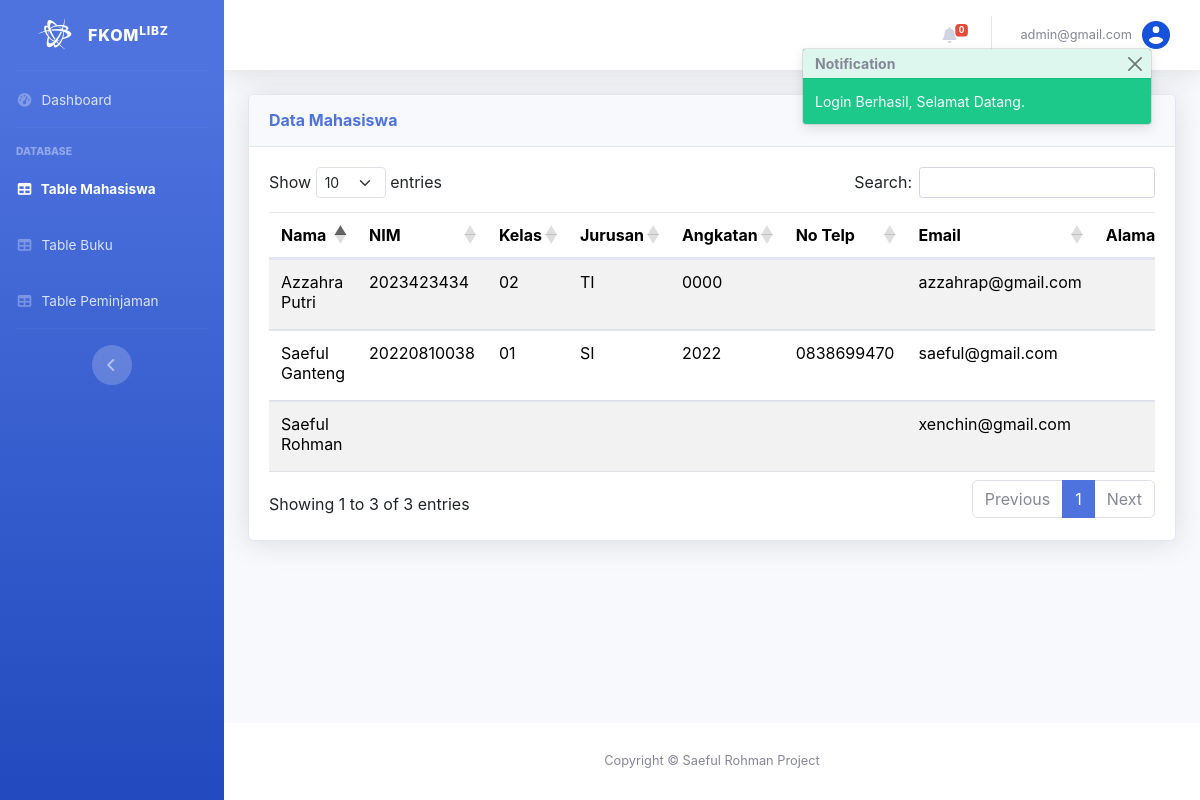
/admin/table_mahasiswa.php (signed in), run on the app's committed database.
### tables this page shows
CREATE TABLE `mahasiswa` (
  `ID_Mahasiswa` int(11) NOT NULL,
  `Nama` varchar(255) NOT NULL,
  `NIM` varchar(15) DEFAULT NULL,
  `Kelas` enum('01','02','03','04','05') DEFAULT NULL,
  `Jurusan` enum('SI','TI','MI','DKV') DEFAULT NULL,
  `TahunAngkatan` year(4) DEFAULT NULL,
  `NoTelp` varchar(20) DEFAULT NULL,
  `email` varchar(20) NOT NULL,
  `password` varchar(255) NOT NULL,
  `Alamat` text DEFAULT NULL
);

### admin/table_mahasiswa.php (the view, shortened to what this page needs)
<?php
require_once '../model/db_connect.php';
$query = "SELECT * FROM mahasiswa";
$result = $conn->query($query);
$query_count_notifications = "SELECT COUNT(*) AS total FROM notifikasi WHERE StatusNotifikasi = 'Belum Dilihat'";
$result_count_notifications = $conn->query($query_count_notifications);
$row_count_notifications = $result_count_notifications->fetch_assoc();
$total_notifications = $row_count_notifications['total'];
include('../assets/view/resources_admin.php');
include('toast.php');
?>
<!DOCTYPE html>
<html lang="en">
<head>
</head>
<body id="page-top">
    <div id="wrapper">
        <ul class="navbar-nav bg-gradient-primary sidebar sidebar-dark accordion" id="accordionSidebar">
            <a class="sidebar-brand d-flex align-items-center justify-content-center" href="index.html">
                <div class="sidebar-brand-icon rotate-n-15">
                    <i class="fa-brands fa-battle-net"></i>
                </div>
                <div class="sidebar-brand-text mx-3">FKOM<sup>Libz</sup></div>
            </a>
            <hr class="sidebar-divider my-0">
            <li class="nav-item">
                <a class="nav-link" href="admin_dashboard.php">
                    <i class="fas fa-fw fa-tachometer-alt"></i>
                    <span>Dashboard</span></a>
            </li>
            <hr class="sidebar-divider">
            <div class="sidebar-heading">
                Database
            </div>
            <li class="nav-item active">
                <a class="nav-link" href="table_mahasiswa.php">
                    <i class="fas fa-fw fa-table"></i>
                    <span>Table Mahasiswa</span></a>
            </li>
            <li class="nav-item">
                <a class="nav-link" href="table_buku.php">
                    <i class="fas fa-fw fa-table"></i>
                    <span>Table Buku</span></a>
            </li>
            <li class="nav-item">
                <a class="nav-link" href="table_peminjaman.php">
                    <i class="fas fa-fw fa-table"></i>
                    <span>Table Peminjaman</span></a>
            </li>
            <hr class="sidebar-divider d-none d-md-block">
            <div class="text-center d-none d-md-inline">
                <button class="rounded-circle border-0" id="sidebarToggle"></button>
            </div>
        </ul>
        <div id="content-wrapper" class="d-flex flex-column">
            <div id="content">
                <nav class="navbar navbar-expand navbar-light bg-white topbar mb-4 static-top shadow">
                    <ul class="navbar-nav ml-auto">
                        <li class="nav-item dropdown no-arrow mx-1">
                            <a class="nav-link dropdown-toggle" href="#" id="alertsDropdown" role="button"
                                data-bs-toggle="modal" data-bs-target="#notifModal">
                                <i class="fas fa-bell fa-fw"></i>
                                <span class="badge badge-danger badge-counter">
                                    <?php echo $total_notifications; ?>
                                </span>
                            </a>
                        </li>
                        <li class="nav-item dropdown no-arrow">
                            <a class="nav-link dropdown-toggle" href="#" id="userDropdown" role="button"
                                data-bs-toggle="dropdown" aria-haspopup="true" aria-expanded="false">
                                <span class="mr-2 d-none d-lg-inline text-gray-600 small">
                                    <?php echo $_SESSION['admin_username']; ?>
                                </span>
                                <img class="img-profile rounded-circle" src="../assets/images/account.svg">
                            </a>
                        </li>
                    </ul>
                </nav>
                <div class="container-fluid">
                    <div class="card shadow mb-4">
                        <div class="card-header py-3">
                            <h6 class="m-0 font-weight-bold text-primary">Data Mahasiswa</h6>
                        </div>
                        <div class="card-body">
                            <div class="table-responsive">
                                <table id="tablemhs" class="table table-striped" style="width:100%">
                                    <thead>
                                        <tr>
                                            <th>Nama</th>
                                            <th>NIM</th>
                                            <th>Kelas</th>
                                            <th>Jurusan</th>
                                            <th>Angkatan</th>
                                            <th>No Telp</th>
                                            <th>Email</th>
                                            <th>Alamat</th>
                                        </tr>
                                    </thead>
                                    <tbody>
                                        <?php
                                        while ($row = $result->fetch_assoc()) {
                                            ?>
                                            <tr>
                                                <td>
                                                    <?php echo ($row['Nama']); ?>
                                                </td>
                                                <td>
                                                    <?php echo ($row['NIM']); ?>
                                                </td>
                                                <td>
                                                    <?php echo $row['Kelas']; ?>
                                                </td>
                                                <td>
                                                    <?php echo $row['Jurusan']; ?>
                                                </td>
                                                <td>
                                                    <?php echo $row['TahunAngkatan']; ?>
                                                </td>
                                                <td>
                                                    <?php echo $row['NoTelp']; ?>
                                                </td>
                                                <td>
                                                    <?php echo $row['email']; ?>
                                                </td>
                                                <td>
                                                </td>
                                            </tr>
                                            <?php
                                        }
                                        ?>
                                    </tbody>
                                </table>
                            </div>
                        </div>
                    </div>
                </div>
            </div>
            <footer class="sticky-footer bg-white">
                <div class="container my-auto">
                    <div class="copyright text-center my-auto">
                        <span>Copyright &copy; Saeful Rohman Project</span>
                    </div>
                </div>
            </footer>
        </div>
    </div>
</body>
</html>

### assets/view/resources_admin.php (shortened to what this page needs)
<!DOCTYPE html>
<html lang="en">
<head>
    <link href="https://cdn.jsdelivr.net/npm/bootstrap@5.3.2/dist/css/bootstrap.min.css" rel="stylesheet"
>
    <link href="../assets/css/sb-admin-2.min.css" rel="stylesheet">
    <link rel="stylesheet" href="https://cdn.datatables.net/1.13.7/css/dataTables.bootstrap5.min.css">
</head>
<body>
</body>
</html>

### admin/toast.php
<div class="position-fixed top-0 end-0 m-5" style="z-index: 5">
    <div id="liveToast" class="toast hide" role="alert" aria-live="assertive" aria-atomic="true">
        <div class="toast-header">
            <strong class="me-auto">Notification</strong>
            <button type="button" class="btn-close" data-bs-dismiss="toast" aria-label="Close"></button>
        </div>
        <div class="toast-body">
        </div>
    </div>
</div>

### data on the page
mahasiswa: Nama "Azzahra Putri", NIM "2023423434", Kelas "02", Jurusan "TI", TahunAngkatan "0000", email "azzahrap@gmail.com"
mahasiswa: Nama "Saeful Rohman", email "xenchin@gmail.com"
mahasiswa: Nama "Saeful Ganteng", NIM "20220810038", Kelas "01", Jurusan "SI", TahunAngkatan "2022", NoTelp "0838699470", email "saeful@gmail.com"

### other printed values
$total_notifications "0"
$_SESSION['admin_username'] "admin@gmail.com"
